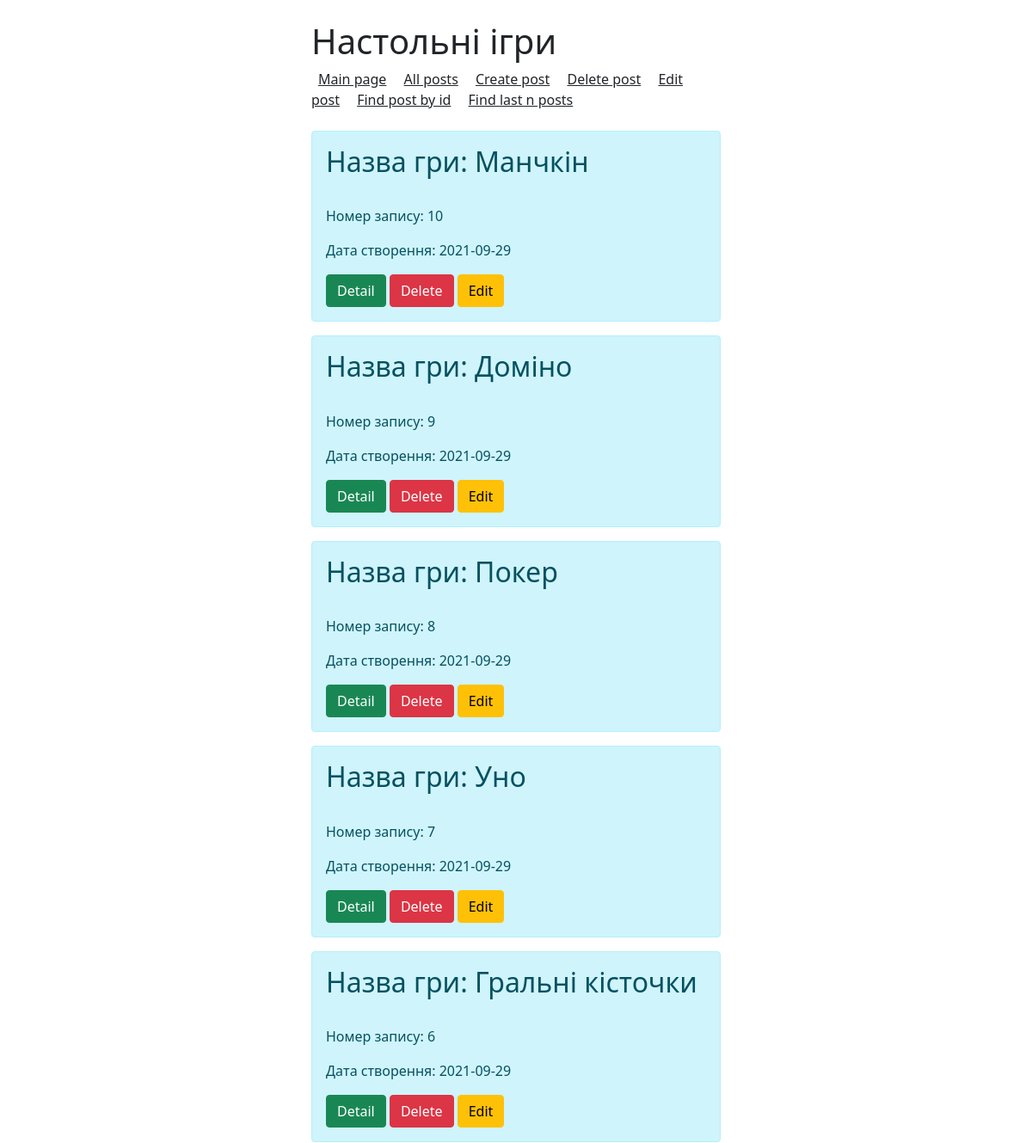
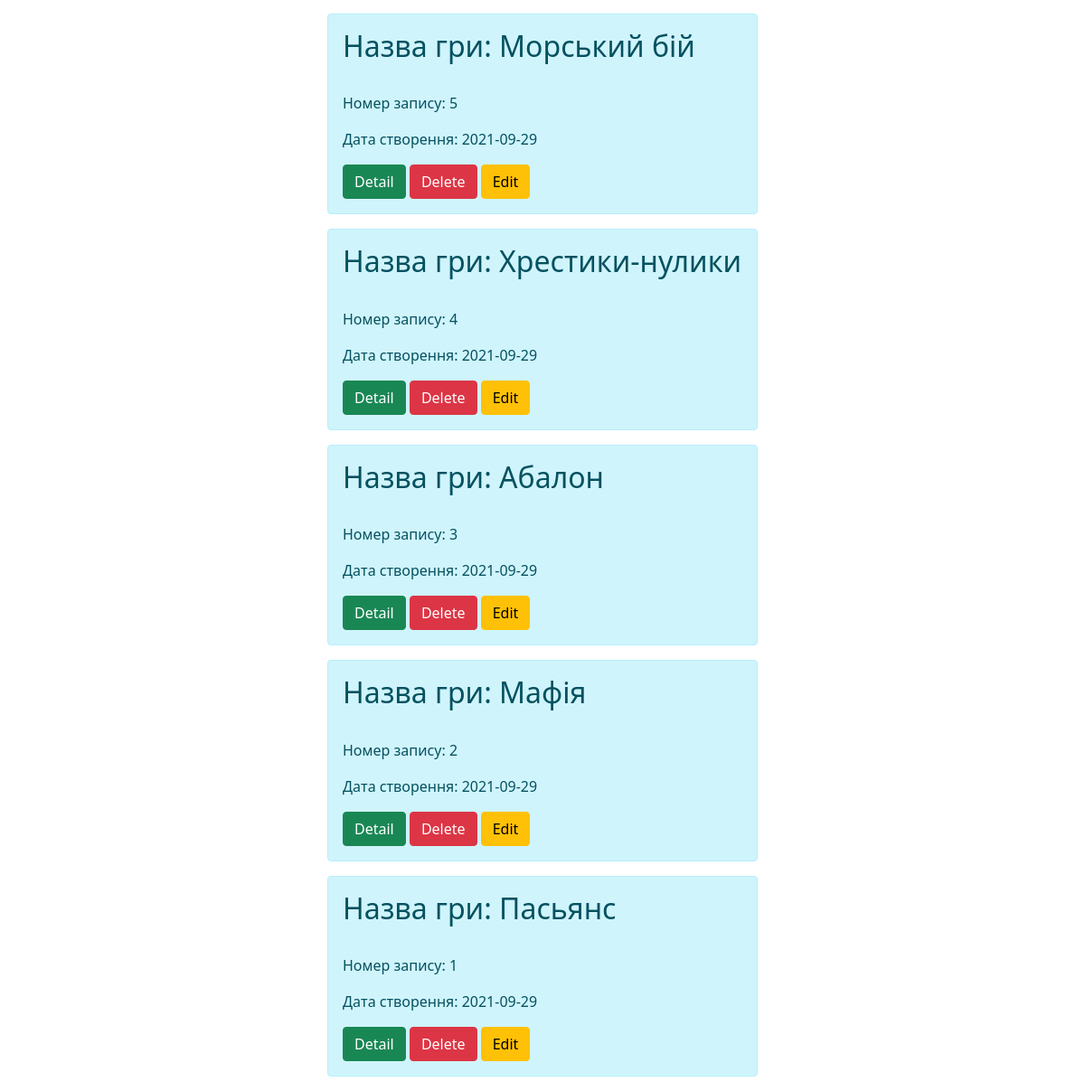
The page /posts on the database its author committed (2 pictures, top to bottom).
### app.py (models this page shows, shortened)
class Article(db.Model):
    id = db.Column(db.Integer, primary_key=True)
    side = db.Column(db.String(100), nullable=False)
    color = db.Column(db.String(100), nullable=False)
    type = db.Column(db.String(100), nullable=False)
    people = db.Column(db.String(100), nullable=False)
    title = db.Column(db.String(100), nullable=False)
    description = db.Column(db.Text, nullable=False)
    date = db.Column(db.DateTime, default=datetime.utcnow)

### app.py (the view)
@app.route('/posts')
def posts():
    articles = Article.query.order_by(Article.date.desc()).all()
    return render_template ("posts.html", articles=articles)

### templates/posts.html (shortened to what this page needs)
<!doctype html>
<html lang="en">
<head>
    <link rel="stylesheet" href="https://cdn.jsdelivr.net/npm/bootstrap@5.1.1/dist/css/bootstrap.min.css">
</head>
<body>
<div class="container mt-4 col-md-5">
<h1>Настольні ігри</h1>
<a class="p-2 text-dark" href="/">Main page</a>
<a class="p-2 text-dark" href="/posts">All posts</a>
<a class="p-2 text-dark" href="/create-article">Create post</a>
<a class="p-2 text-dark" href="/posts">Delete post</a>
<a class="p-2 text-dark" href="/posts">Edit post</a>
<a class="p-2 text-dark" href="/find_id">Find post by id</a>
<a class="p-2 text-dark" href="/find_last">Find last n posts</a><br><br>
    {% for el in articles %}
    <div class="alert alert-info">
        <h2>Назва гри: {{ el.title }}</h2><br>
        <p>Номер запису: {{ el.id }}</p>
        <p>Дата створення: {{ el.date.date() }}</p>
        <a href="/posts/{{ el.id }}" class="btn btn-success">Detail</a>
        <a href="/posts/{{ el.id }}/delete" class="btn btn-danger">Delete</a>
        <a href="/posts/{{ el.id }}/posts_update" class="btn btn-warning">Edit</a>
    </div>
    {% endfor %}
</div>
</body>
</html>

### rows shown on the page
Article: title "Манчкін", id "10", date "2021-09-29"
Article: title "Доміно", id "9", date "2021-09-29"
Article: title "Покер", id "8", date "2021-09-29"
Article: title "Уно", id "7", date "2021-09-29"
Article: title "Гральні кісточки", id "6", date "2021-09-29"
Article: title "Морський бій", id "5", date "2021-09-29"
Article: title "Хрестики-нулики", id "4", date "2021-09-29"
Article: title "Абалон", id "3", date "2021-09-29"
Article: title "Мафія", id "2", date "2021-09-29"
Article: title "Пасьянс", id "1", date "2021-09-29"
